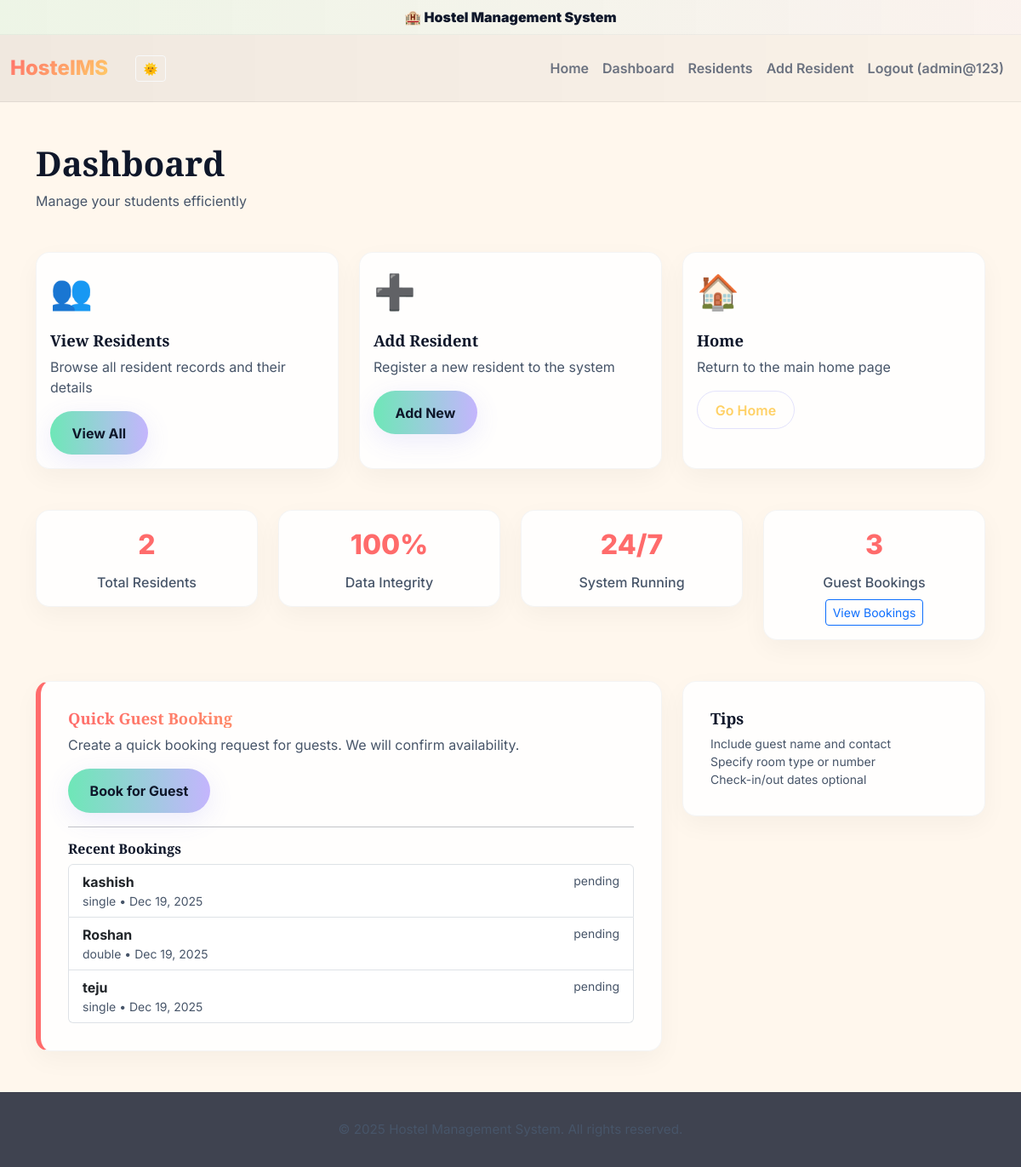
The page /dashboard/ (signed in) on the database its author committed.
### app/models.py (models this page shows, shortened)
class GuestBooking(models.Model):
    name = models.CharField(max_length=150)
    email = models.EmailField()
    room_requested = models.CharField(max_length=100)
    check_in = models.DateField(blank=True, null=True)
    check_out = models.DateField(blank=True, null=True)
    created_at = models.DateTimeField(auto_now_add=True)
    STATUS_CHOICES = [
        ('pending', 'Pending'),
        ('confirmed', 'Confirmed'),
        ('cancelled', 'Cancelled'),
    ]
    status = models.CharField(max_length=20, choices=STATUS_CHOICES, default='pending')

### app/views.py (the view)
# urls.py: path('dashboard/', views.dashboard, name='dashboard'),
@login_required(login_url='login')
def dashboard(request):
    students_count = Students.objects.count()
    guest_count = GuestBooking.objects.count()
    recent_guest_bookings = GuestBooking.objects.order_by('-created_at')[:5]
    return render(request, "dashboard.html", {
        'students_count': students_count,
        'guest_count': guest_count,
        'recent_guest_bookings': recent_guest_bookings,
    })

### templates/dashboard.html (shortened to what this page needs)
{% extends 'base.html' %}
{% block content %}
<div class="container py-4">
    <h1 class="mb-2">Dashboard</h1>
    <p class="text-muted mb-5">Manage your students efficiently</p>
    <div class="row g-4 mb-5">
        <div class="col-md-6 col-lg-4">
            <div class="card h-100">
                <div class="card-body">
                    <div style="font-size: 2.5rem; margin-bottom: 1rem;">👥</div>
                    <h5 class="card-title">View Residents</h5>
                    <p class="card-text">Browse all resident records and their details</p>
                    <a href="/view-students/" class="btn btn-primary">View All</a>
                </div>
            </div>
        </div>
        <div class="col-md-6 col-lg-4">
            <div class="card h-100">
                <div class="card-body">
                    <div style="font-size: 2.5rem; margin-bottom: 1rem;">➕</div>
                    <h5 class="card-title">Add Resident</h5>
                    <p class="card-text">Register a new resident to the system</p>
                    <a href="/add-student/" class="btn btn-primary">Add New</a>
                </div>
            </div>
        </div>
        <div class="col-md-6 col-lg-4">
            <div class="card h-100">
                <div class="card-body">
                    <div style="font-size: 2.5rem; margin-bottom: 1rem;">🏠</div>
                    <h5 class="card-title">Home</h5>
                    <p class="card-text">Return to the main home page</p>
                    <a href="/" class="btn btn-secondary">Go Home</a>
                </div>
            </div>
        </div>
    </div>
    <div class="row g-4">
        <div class="col-md-6 col-lg-3">
            <div class="card text-center">
                <div class="card-body">
                    <div style="font-size: 2rem; font-weight: 800; color: var(--primary-color); margin-bottom: 0.5rem;">{{ students_count }}</div>
                    <div style="color: var(--text-muted); font-weight: 500;">Total Residents</div>
                </div>
            </div>
        </div>
        <div class="col-md-6 col-lg-3">
            <div class="card text-center">
                <div class="card-body">
                    <div style="font-size: 2rem; font-weight: 800; color: var(--primary-color); margin-bottom: 0.5rem;">100%</div>
                    <div style="color: var(--text-muted); font-weight: 500;">Data Integrity</div>
                </div>
            </div>
        </div>
        <div class="col-md-6 col-lg-3">
            <div class="card text-center">
                <div class="card-body">
                    <div style="font-size: 2rem; font-weight: 800; color: var(--primary-color); margin-bottom: 0.5rem;">24/7</div>
                    <div style="color: var(--text-muted); font-weight: 500;">System Running</div>
                </div>
            </div>
        </div>
        <div class="col-md-6 col-lg-3">
            <div class="card text-center">
                <div class="card-body">
                    <div style="font-size: 2rem; font-weight: 800; color: var(--primary-color); margin-bottom: 0.5rem;">{{ guest_count }}</div>
                    <div style="color: var(--text-muted); font-weight: 500;">Guest Bookings</div>
                    <div class="mt-2"><a href="{% url 'guest_booking_list' %}" class="btn btn-sm btn-outline-primary">View Bookings</a></div>
                </div>
            </div>
        </div>
    </div>
    <div class="row mt-5">
        <div class="col-md-8">
            <div class="card guest-card p-3">
                <div class="card-body">
                    <h5 class="card-title gradient-text">Quick Guest Booking</h5>
                    <p class="card-text text-muted">Create a quick booking request for guests. We will confirm availability.</p>
                    <a href="{% url 'guest_booking' %}" class="btn btn-primary">Book for Guest</a>
                    {% if recent_guest_bookings %}
                    <hr>
                    <h6 class="mt-3 mb-2">Recent Bookings</h6>
                    <div class="list-group">
                        {% for b in recent_guest_bookings %}
                        <a href="{% url 'guest_booking_detail' b.pk %}" class="list-group-item list-group-item-action">
                            <div class="d-flex justify-content-between">
                                <div>
                                    <strong>{{ b.name }}</strong>
                                    <div class="small text-muted">{{ b.room_requested }} • {{ b.created_at|date:'M d, Y' }}</div>
                                </div>
                                <div class="small text-muted">{{ b.status }}</div>
                            </div>
                        </a>
                        {% endfor %}
                    </div>
                    {% else %}
                    <div class="small text-muted mt-3">No recent bookings.</div>
                    {% endif %}
                </div>
            </div>
        </div>
        <div class="col-md-4">
            <div class="card p-3">
                <div class="card-body">
                    <h6 class="card-title">Tips</h6>
                    <ul class="list-unstyled text-muted small mb-0">
                        <li>Include guest name and contact</li>
                        <li>Specify room type or number</li>
                        <li>Check-in/out dates optional</li>
                    </ul>
                </div>
            </div>
        </div>
    </div>
</div>
{% endblock %}

### templates/base.html (shortened to what this page needs)
{% load static %}
<!DOCTYPE html>
<html lang="en">
<head>
    <link href="https://cdn.jsdelivr.net/npm/bootstrap@5.3.0/dist/css/bootstrap.min.css" rel="stylesheet">
    <link rel="stylesheet" href="{% static 'css/style.css' %}?v=2">
</head>
<body>
    <div class="site-banner py-2 text-center">
        <div class="container">
            <strong>🏨 Hostel Management System</strong>
        </div>
    </div>
    <header>
        <nav class="navbar navbar-expand-lg">
            <div class="container-fluid">
                <a class="navbar-brand" href="/">HostelMS</a>
                <button id="theme-toggle" class="theme-toggle btn btn-sm btn-outline-light ms-3" title="Toggle theme">🌙</button>
                <div class="collapse navbar-collapse" id="navbarNav">
                    <ul class="navbar-nav ms-auto">
                        <li class="nav-item"><a class="nav-link" href="/">Home</a></li>
                        <li class="nav-item"><a class="nav-link" href="/dashboard/">Dashboard</a></li>
                        <li class="nav-item"><a class="nav-link" href="/view-students/">Residents</a></li>
                        <li class="nav-item"><a class="nav-link" href="/add-student/">Add Resident</a></li>
                        <li class="nav-item"><a class="nav-link" href="/logout/">Logout ({{ user.username }})</a></li>
                    </ul>
                </div>
            </div>
        </nav>
    </header>
    <main class="py-4">
        {% block content %}{% endblock %}
    </main>
    <footer class="site-footer">
        <p>&copy; 2025 Hostel Management System. All rights reserved.</p>
    </footer>
</body>
</html>

### static/css/style.css (style rules this page uses)
:root { --primary-color: #6EE7B7; --secondary-color: #C4B5FD; --accent-color: #FFD6C2; --dark-bg: #FFFDF7; --card-bg: rgba(198, 179, 253, 0.12); --border-color: rgba(99, 102, 241, 0.08); --text-light: #24303A; --text-muted: #6B7280; --text-secondary: #4B5563; --transition-fast: 0.2s; --transition-medium: 0.35s; --theme-transition: 0.45s; }
.theme-sunrise { --primary-color: #ff6b6b; --secondary-color: #ffd166; --accent-color: #fb923c; --dark-bg: #fff7ed; --card-bg: rgba(255, 231, 214, 0.6); --border-color: rgba(0,0,0,0.06); --text-light: #0f172a; --text-muted: #475569; --text-secondary: #6b7280; }
body { transition: background-color var(--transition-medium), color var(--transition-medium); }
body, .card, .btn, .nav-link, .form-control, header, footer, .hero { transition: background-color var(--theme-transition) ease, color var(--theme-transition) ease, border-color var(--theme-transition) ease, box-shadow var(--theme-transition) ease; }
* { margin: 0; padding: 0; box-sizing: border-box; }
html, body { height: 100%; }
body { font-family: 'Inter', system-ui, -apple-system, 'Segoe UI', Roboto, 'Helvetica Neue', Arial, sans-serif; background-color: var(--dark-bg); color: var(--text-light); display: flex; flex-direction: column; -webkit-font-smoothing:antialiased; -moz-osx-font-smoothing:grayscale; }
main { flex: 1; }
header { background-color: var(--dark-bg); background-image: linear-gradient(90deg, rgba(0,0,0,0.06), rgba(0,0,0,0.02)); backdrop-filter: blur(10px); border-bottom: 1px solid var(--border-color); position: sticky; top: 0; z-index: 100; transition: background-color var(--transition-medium), border-color var(--transition-medium); }
.navbar { padding: 1rem 0 !important; }
footer { background-color: var(--dark-bg); border-top: 1px solid var(--border-color); margin-top: auto; padding: 2rem; text-align: center; color: var(--text-muted); }
.navbar-brand { font-size: 1.5rem; font-weight: 800; background: linear-gradient(135deg, var(--primary-color) 0%, var(--secondary-color) 100%); -webkit-background-clip: text; -webkit-text-fill-color: transparent; background-clip: text; }
.nav-link { color: var(--text-secondary) !important; font-weight: 600; transition: color 0.3s ease !important; position: relative; padding: 0.5rem 0.75rem; border-radius: 8px; }
.nav-link::after { content: ''; position: absolute; bottom: -8px; left: 0; width: 0; height: 2px; background: linear-gradient(90deg, var(--primary-color), var(--secondary-color)); transition: width 0.3s ease; }
h1, h2, h3, h4, h5, h6 { font-family: 'Playfair Display', Georgia, 'Times New Roman', serif; color: var(--text-light); font-weight: 700; }
.gradient-text { background: linear-gradient(135deg, var(--primary-color) 0%, var(--secondary-color) 100%); -webkit-background-clip: text; -webkit-text-fill-color: transparent; background-clip: text; }
.btn-primary { background: linear-gradient(90deg, rgba(110,231,183,1) 0%, rgba(196,181,253,1) 100%); border: none; padding: 0.85rem 1.6rem; font-weight: 700; border-radius: 999px; transition: transform 0.25s ease, box-shadow 0.25s ease; box-shadow: 0 8px 30px rgba(99,102,241,0.12); color: #0f172a; }
.btn-secondary { background-color: transparent; color: var(--secondary-color); border: 1.5px solid rgba(99,102,241,0.18); padding: 0.6rem 1.3rem; font-weight: 600; border-radius: 999px; transition: all 0.25s ease; }
.card { background: rgba(255,255,255,0.85); border: 1px solid rgba(75,85,99,0.06); border-radius: 16px; transition: transform 0.28s ease, box-shadow 0.28s ease; position: relative; overflow: hidden; box-shadow: 0 10px 30px rgba(11, 15, 20, 0.04); }
.card-body { color: var(--text-light); }
.card-title { color: var(--text-light); font-weight: 700; font-size: 1.15rem; }
.card-text { color: var(--text-muted); }
footer { background-color: rgba(15, 23, 42, 0.8); border-top: 1px solid var(--border-color); margin-top: auto; padding: 2rem; text-align: center; color: var(--text-muted); }
.site-banner { background: linear-gradient(90deg, rgba(14,165,233,0.06), rgba(139,92,246,0.04)); border-bottom: 1px solid rgba(100,116,139,0.08); color: var(--text-light); font-weight: 700; }
.site-footer p { margin: 0; color: var(--text-muted); font-size: 0.95rem; }
.site-banner { background: linear-gradient(90deg, rgba(110,231,183,0.12), rgba(196,181,253,0.08)); border-bottom: 1px solid rgba(75,85,99,0.06); color: var(--text-light); }
.text-muted { color: var(--text-muted) !important; }

### templates/dashboard.html (style rules this page uses)
.guest-card { border-left: 6px solid var(--primary-color); }

### rows shown on the page
GuestBooking: name "kashish", room_requested "single", created_at "Dec 19, 2025", status "pending"
GuestBooking: name "Roshan", room_requested "double", created_at "Dec 19, 2025", status "pending"
GuestBooking: name "teju", room_requested "single", created_at "Dec 19, 2025", status "pending"

### other values the page prints
{{ user.username }} "admin@123"
{{ students_count }} "2"
{{ guest_count }} "3"
